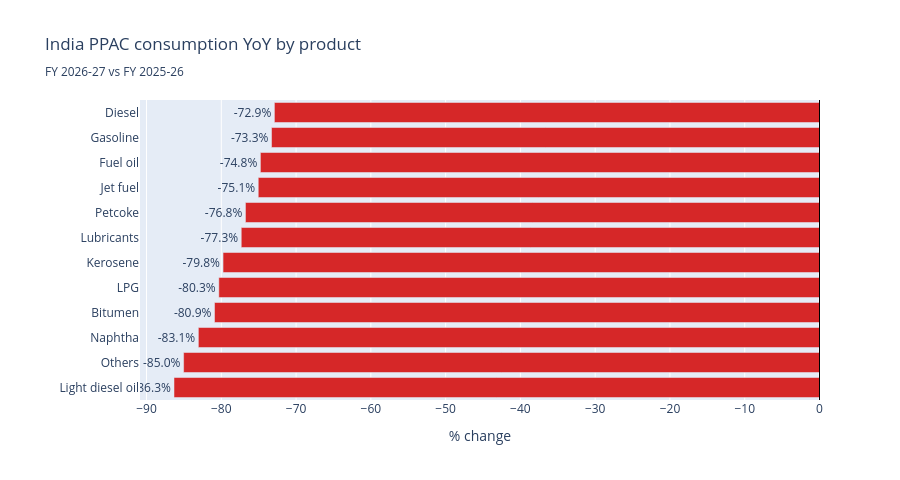

Here is the notebook cell this chart was saved with:
### Markdown cell above
### Year-on-year growth — latest real fiscal year vs prior

A single number per product: how is demand trending compared to last year. This is the headline "what's hot, what's cold" view — bitumen tracks construction, ATF tracks aviation, naphtha tracks petchem feedstocks, etc.

We compare full fiscal years rather than rolling 12-month windows because PPAC's historical Excel sometimes carries the upcoming fiscal year's sheet pre-populated with prior-year placeholder values. The cell above (`_latest_real_fiscal_year`) detects this and falls back to the latest year with real distinct values.

### Code cell
# Compare full fiscal years rather than rolling 12-month windows. With the placeholder-
# detection above, latest_fy is the most recent year that contains real data, so this
# gives a clean apples-to-apples YoY even when the parquet's freshest year is a
# pre-populated placeholder.
fys_sorted = sorted(ppac['fiscal_year'].unique())
prior_fy = fys_sorted[fys_sorted.index(latest_fy) - 1]

fy_totals = (
    ppac[ppac['fiscal_year'].isin([latest_fy, prior_fy])]
    .pivot_table(index='product_label', columns='fiscal_year', values='ppac_kt', aggfunc='sum')
)
yoy = ((fy_totals[latest_fy] - fy_totals[prior_fy]) / fy_totals[prior_fy] * 100).dropna().sort_values()

fig = go.Figure(go.Bar(
    y=yoy.index, x=yoy.values, orientation='h',
    marker_color=['#d62728' if v < 0 else '#2ca02c' for v in yoy.values],
    text=[f"{v:+.1f}%" for v in yoy.values], textposition='outside',
    hovertemplate='%{y}: %{x:+.2f}%<extra></extra>',
))
fig.add_vline(x=0, line_color='black', line_width=1)
fig.update_layout(
    title=(f"India PPAC consumption YoY by product<br>"
           f"<sub>FY {latest_fy} vs FY {prior_fy}</sub>"),
    xaxis_title='% change', yaxis_title='',
    height=480, width=900, margin=dict(l=140, r=80),
)
fig.show()

print(f'\nFY {latest_fy} totals (kt) and YoY vs FY {prior_fy}:')
print(pd.concat([fy_totals[latest_fy].rename('latest_kt'), yoy.rename('yoy_pct')], axis=1)
        .sort_values('latest_kt', ascending=False).round(1).to_string())

### Figure 1 — Plotly figure (JSON) as saved in the notebook; plotly's stock layout.template omitted (floating-point values rounded to 4 significant figures)
{"data": [{"hovertemplate": "%{y}: %{x:+.2f}%<extra></extra>", "marker": {"color": ["#d62728", "#d62728", "#d62728", "#d62728", "#d62728", "#d62728", "#d62728", "#d62728", "#d62728", "#d62728", "#d62728", "#d62728"]}, "orientation": "h", "text": ["-86.3%", "-85.0%", "-83.1%", "-80.9%", "-80.3%", "-79.8%", "-77.3%", "-76.8%", "-75.1%", "-74.8%", "-73.3%", "-72.9%"], "textposition": "outside", "type": "bar", "x": [-86.33, -85.04, -83.07, -80.91, -80.33, -79.77, -77.33, -76.77, -75.06, -74.77, -73.28, -72.9], "y": ["Light diesel oil", "Others", "Naphtha", "Bitumen", "LPG", "Kerosene", "Lubricants", "Petcoke", "Jet fuel", "Fuel oil", "Gasoline", "Diesel"]}], "layout": {"height": 480, "margin": {"l": 140, "r": 80}, "shapes": [{"line": {"color": "black", "width": 1}, "type": "line", "x0": 0, "x1": 0, "xref": "x", "y0": 0, "y1": 1, "yref": "y domain"}], "title": {"text": "India PPAC consumption YoY by product<br><sub>FY 2026-27 vs FY 2025-26</sub>"}, "width": 900, "xaxis": {"title": {"text": "% change"}}, "yaxis": {"title": {"text": ""}}}}
